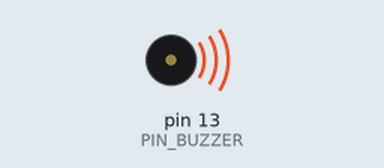
Recording of a sketch running on a simulated Arduino Uno, built with avr-gcc and run on an emulated ATmega328P. Shown: buzzer (waves = sounding, pin HIGH). What the sketch prints to the serial monitor is not drawn.

Above: at 0.2 s.
Timing chart, 0 to 3.0 s (numbered marks = the images above):
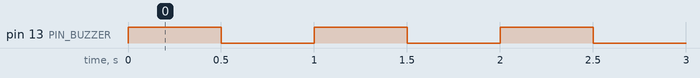

The sketch:

buzzer.ino
```cpp
/*
 * Chapitre 7 - Test buzzer Freenove
 *
 * GPIO 13 -> R1 1k -> base transistor
 * Buzzer + -> 5V
 * Buzzer - -> collecteur transistor
 * Emetteur transistor -> GND
 */

const int PIN_BUZZER = 13;

void setup() {
  Serial.begin(115200);

  pinMode(PIN_BUZZER, OUTPUT);
  digitalWrite(PIN_BUZZER, LOW);

  Serial.println("Chapitre 7 : Buzzer !");
}

void loop() {
  Serial.println("Buzzer ON");
  digitalWrite(PIN_BUZZER, HIGH);
  delay(500);

  Serial.println("Buzzer OFF");
  digitalWrite(PIN_BUZZER, LOW);
  delay(500);
}
```

Measured:
- by itself, pin 13 (PIN_BUZZER): alternates HIGH for 0.50 s and LOW for 0.50 s
